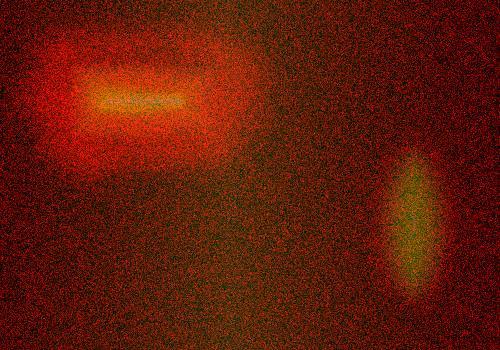
#> input picture High_Dimensional_Analytics/HW5/Q4/heat_idle.jpg, 500 x 350 px
$ jupyter execute Q4.ipynb
#> lines starting #> are read from the running program, lines starting #| are printed output that depends on the picture
[cell 1]
import numpy as np
import matplotlib.pyplot as plt
import cv2
from scipy.interpolate import BSpline
from scipy.linalg import sqrtm
from scipy.optimize import fminbound
from skimage.filters import threshold_otsu
from IPython.core.display import display, HTML
display(HTML("<style>.container { width:100% !important; }</style>"))

In this problem, we’re going to use Sparse Smooth Decomposition to extract features rather than detect
anomalies. Provided are two images of heatmaps of a GPU lid. One is at idle, and the other one is under
load (training a CNN in to classify tensors of birds and cats.) We want to programmatically detect where
heat spreads on the lid under load so engineers can design appropriate heatsinks and place thermal sensors
on the die.
Unfortunately, the temperature sensor we have is very noisy when the GPU is idle due to the temperature
differentials being quite small. Therefore, we can’t solely rely on image processing techniques from
Module 2, such as simply subtracting the at-idle image from the at-load image and doing edge detection.

## A: 10%)
Read in both images and convert to grayscale. To demonstrate why this would be an ugly
problem with simple techniques, show a simple subtraction of the idle image from the load image as the
deliverable for this part.

[cell 2]
idle = plt.imread('heat_idle.jpg')
#> idle is the input picture: shape (350, 500, 3); mean R, G, B 97.9, 27.5, 9.8
load = plt.imread('heat_load.jpg')
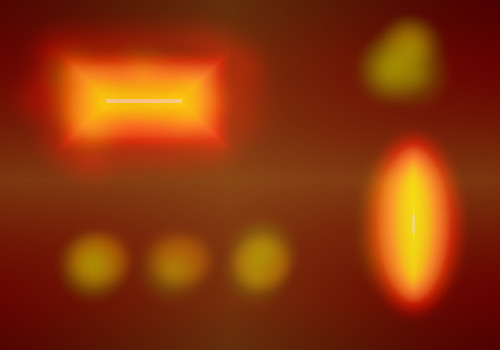
#> input picture High_Dimensional_Analytics/HW5/Q4/heat_load.jpg, 500 x 350 px
#> load is the input picture: shape (350, 500, 3); mean R, G, B 137.3, 52, 10.4

idle_gray = cv2.cvtColor(idle, cv2.COLOR_RGB2GRAY)
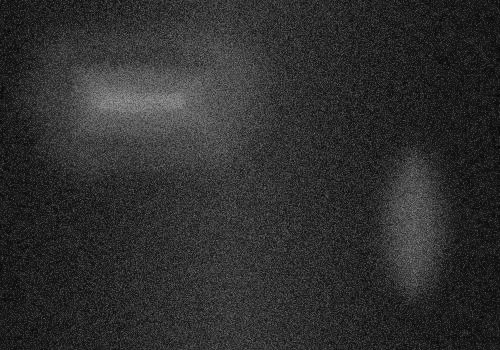
#> idle_gray: shape (350, 500); min 2, max 160, mean 46.5
load_gray = cv2.cvtColor(load, cv2.COLOR_RGB2GRAY)
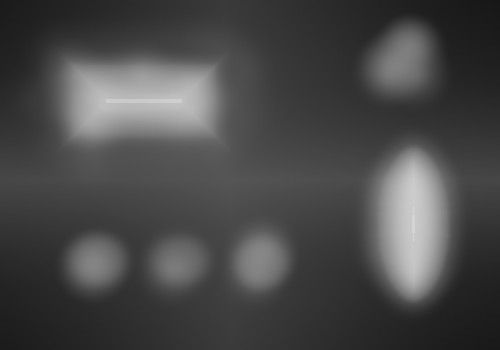
#> load_gray: shape (350, 500); min 23, max 217, mean 72.7

[cell 3]
plt.subplots(2,2,figsize=(20,15))
#> (this line was passed over: IPython is not available in this run)
plt.subplot(221)
#> (this line was passed over: IPython is not available in this run)
plt.imshow(idle)
#> (this line was passed over: IPython is not available in this run)
plt.axis('off')
#> (this line was passed over: IPython is not available in this run)
plt.title('Idle')
#> (this line was passed over: IPython is not available in this run)
plt.subplot(222)
#> (this line was passed over: IPython is not available in this run)
plt.imshow(load)
#> (this line was passed over: IPython is not available in this run)
